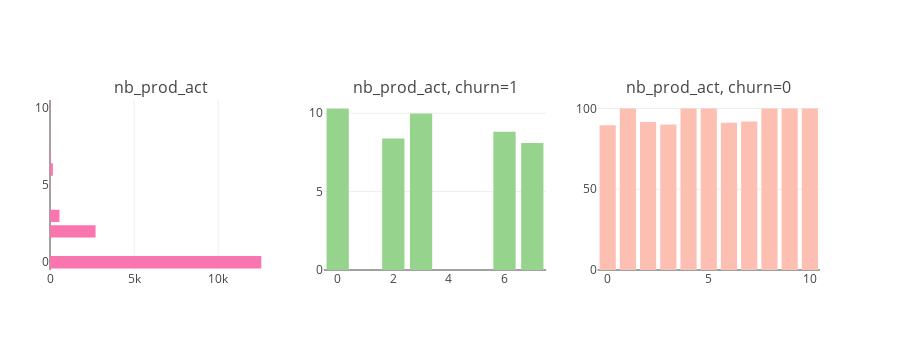

The cell this chart's notebook holds for it:
### Code cell
tr0 = bar_hor(train, "nb_prod_act", "Distribution of nb_prod_act Variable" ,"#f975ae", w=700, lm=100, return_trace= True)
tr1, tr2 = gp('nb_prod_act', 'Distribution of churn with channel_sales')

fig = tools.make_subplots(rows=1, cols=3, print_grid=False, subplot_titles = ["nb_prod_act" , "nb_prod_act, churn=1" ,"nb_prod_act, churn=0"])
fig.append_trace(tr0, 1, 1);
fig.append_trace(tr1, 1, 2);
fig.append_trace(tr2, 1, 3);
fig['layout'].update(height=350, showlegend=False, margin=dict(l=50));
iplot(fig);

### Figure 1 — Plotly figure (JSON) as saved in the notebook; plotly's stock layout.template omitted (floating-point values rounded to 4 significant figures)
{"data": [{"marker": {"color": "#f975ae"}, "orientation": "h", "type": "bar", "x": [2, 4, 8, 9, 12, 25, 37, 170, 561, 2708, 12560], "xaxis": "x1", "y": [1, 4, 9, 8, 10, 5, 7, 6, 3, 2, 0], "yaxis": "y1"}, {"marker": {"color": "#96D38C"}, "name": "churn : 1", "type": "bar", "x": [0, 2, 3, 6, 7], "xaxis": "x2", "y": [10.3, 8.383, 9.982, 8.824, 8.108], "yaxis": "y2"}, {"marker": {"color": "#FEBFB3"}, "name": "churn : 0", "type": "bar", "x": [0, 2, 3, 6, 7, 5, 10, 8, 9, 4, 1], "xaxis": "x3", "y": [89.7, 91.62, 90.02, 91.18, 91.89, 100, 100, 100, 100, 100, 100], "yaxis": "y3"}], "layout": {"annotations": [{"font": {"size": 16}, "showarrow": false, "text": "nb_prod_act", "x": 0.1444, "xanchor": "center", "xref": "paper", "y": 1, "yanchor": "bottom", "yref": "paper"}, {"font": {"size": 16}, "showarrow": false, "text": "nb_prod_act, churn=1", "x": 0.5, "xanchor": "center", "xref": "paper", "y": 1, "yanchor": "bottom", "yref": "paper"}, {"font": {"size": 16}, "showarrow": false, "text": "nb_prod_act, churn=0", "x": 0.8556, "xanchor": "center", "xref": "paper", "y": 1, "yanchor": "bottom", "yref": "paper"}], "height": 350, "margin": {"l": 50}, "showlegend": false, "xaxis1": {"anchor": "y1", "domain": [0, 0.2889]}, "xaxis2": {"anchor": "y2", "domain": [0.3556, 0.6444]}, "xaxis3": {"anchor": "y3", "domain": [0.7111, 1]}, "yaxis1": {"anchor": "x1", "domain": [0, 1]}, "yaxis2": {"anchor": "x2", "domain": [0, 1]}, "yaxis3": {"anchor": "x3", "domain": [0, 1]}}}
